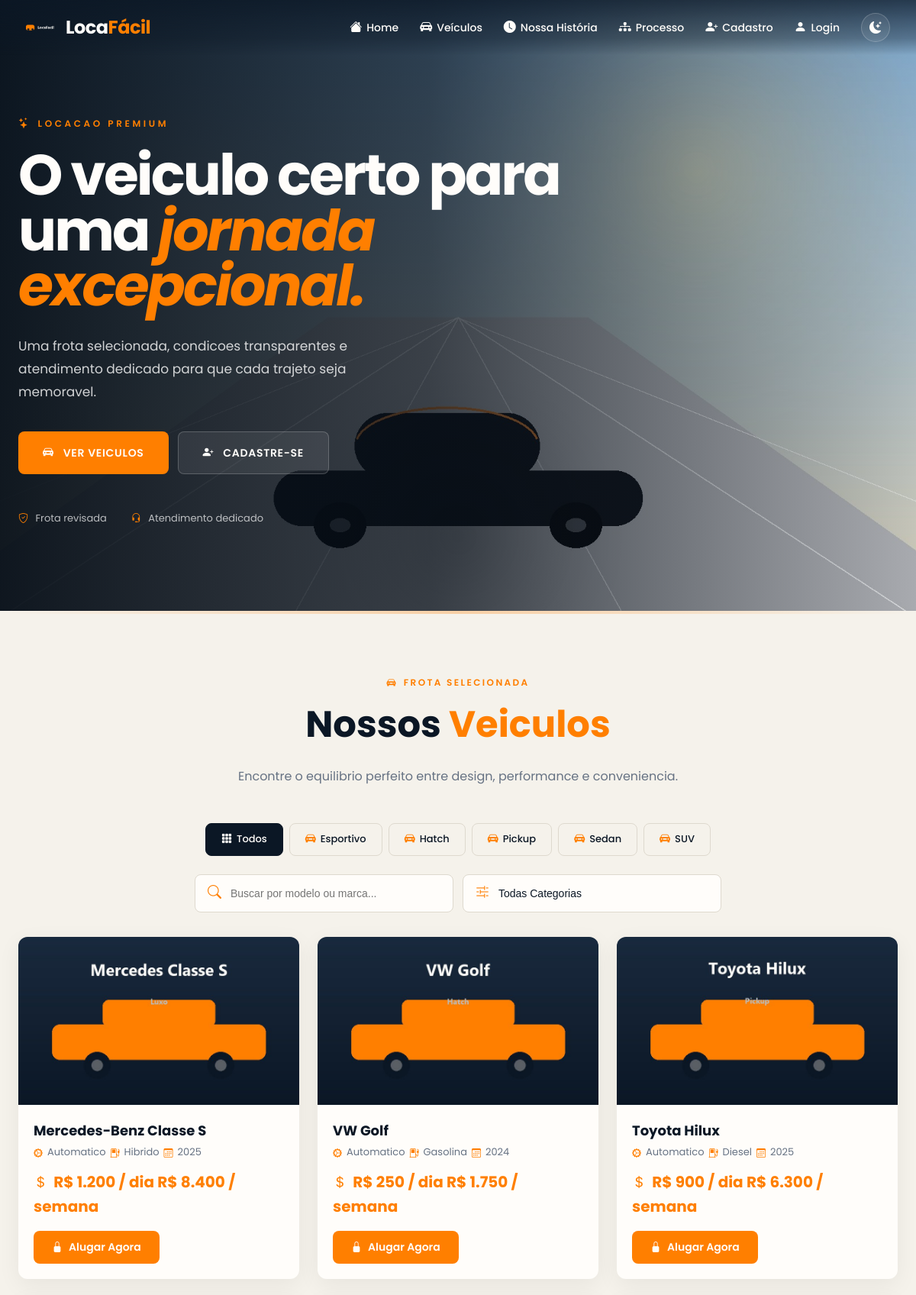
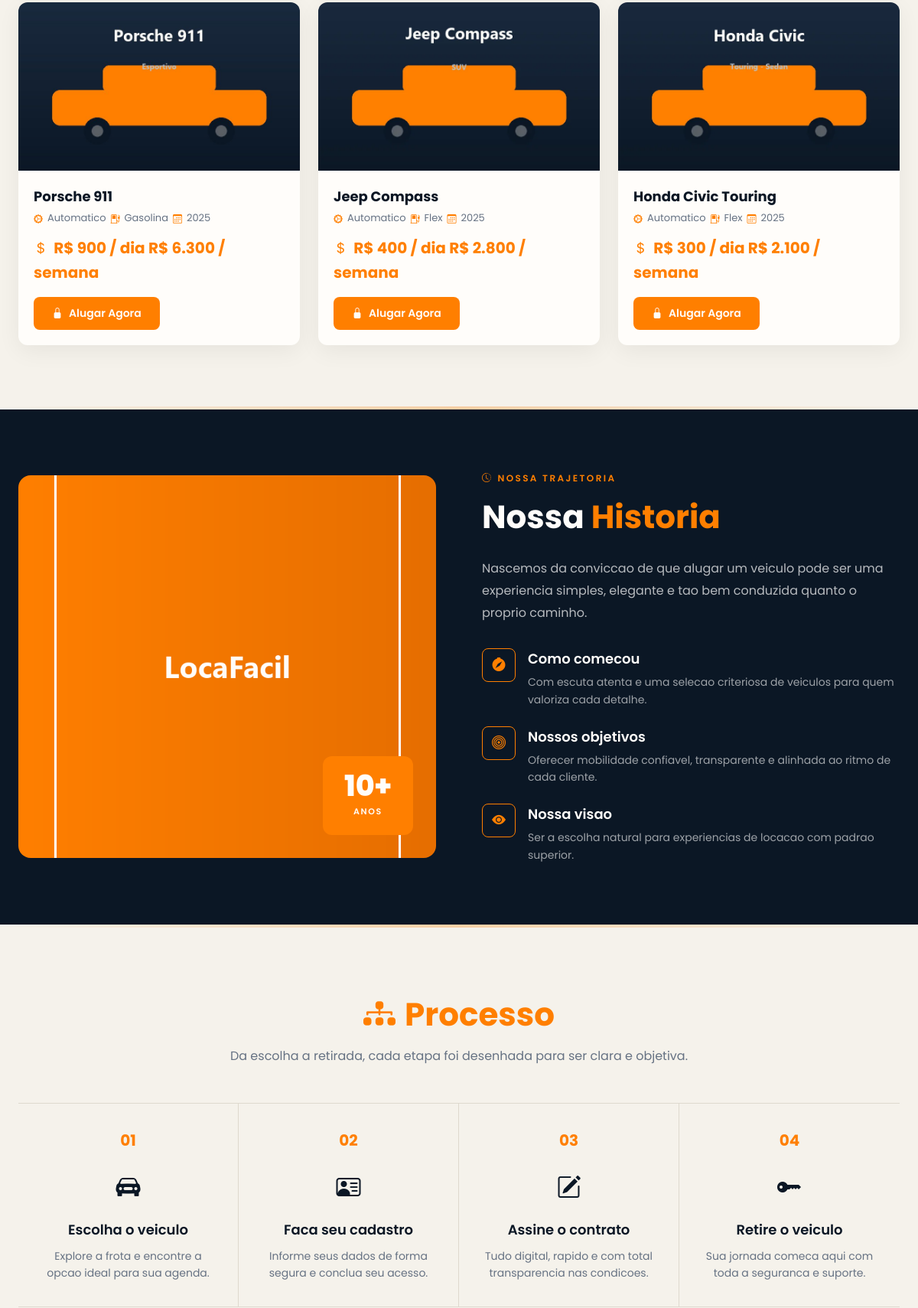
The page / (upper part) on the database its author committed (2 pictures, top to bottom).
### tables this page shows
CREATE TABLE IF NOT EXISTS categorias (
    id INT AUTO_INCREMENT PRIMARY KEY,
    nome VARCHAR(80) NOT NULL UNIQUE,
    slug VARCHAR(80) NOT NULL UNIQUE,
    descricao VARCHAR(300),
    ativa ENUM('sim', 'nao') DEFAULT 'sim' NOT NULL,
    createdAt TIMESTAMP DEFAULT CURRENT_TIMESTAMP,
    updatedAt TIMESTAMP DEFAULT CURRENT_TIMESTAMP ON UPDATE CURRENT_TIMESTAMP
);

CREATE TABLE IF NOT EXISTS veiculos (
    id INT AUTO_INCREMENT PRIMARY KEY,
    categoriaId INT NOT NULL,
    marca VARCHAR(80) NOT NULL,
    modelo VARCHAR(120) NOT NULL,
    placa VARCHAR(12) NOT NULL UNIQUE,
    ano INT NOT NULL,
    transmissao ENUM('automatico', 'manual') NOT NULL,
    combustivel ENUM('flex', 'gasolina', 'diesel', 'eletrico', 'hibrido') NOT NULL,
    passageiros INT NOT NULL,
    diaria DECIMAL(10, 2) NOT NULL,
    imagemUrl VARCHAR(500),
    descricao TEXT,
    status ENUM('disponivel', 'reservado', 'manutencao', 'inativo') DEFAULT 'disponivel' NOT NULL,
    createdAt TIMESTAMP DEFAULT CURRENT_TIMESTAMP,
    updatedAt TIMESTAMP DEFAULT CURRENT_TIMESTAMP ON UPDATE CURRENT_TIMESTAMP,
    FOREIGN KEY (categoriaId) REFERENCES categorias(id) ON DELETE RESTRICT ON UPDATE CASCADE,
    INDEX idx_categoria (categoriaId),
    INDEX idx_status (status)
);

### includes/auth.php (called while the page is built, shortened)
<?php
function getUsuarioLogado() {
    return null;
}
?>

### index.php (the view, shortened to what this page needs)
<?php
require_once __DIR__ . '/includes/auth.php';
require_once __DIR__ . '/includes/reservas.php';
$usuario = getUsuarioLogado();
$stmt = $pdo->query("SELECT * FROM categorias WHERE ativa = 'sim' ORDER BY nome");
$categorias = $stmt->fetchAll();
$stmt = $pdo->query("SELECT v.*, c.nome as categoria_nome, c.slug as categoria_slug
                    FROM veiculos v
                    JOIN categorias c ON v.categoriaId = c.id
                    WHERE v.status = 'disponivel'
                    ORDER BY v.id DESC");
$veiculos = $stmt->fetchAll();
$imagensVeiculos = [
    1 => 'honda.webp',
    2 => 'jeep.webp',
    3 => 'porsche-911.jpg',
    4 => 'Toyota.jpg',
    5 => 'hatch.jpg',
    6 => 'luxo.jpg'
];
function getImagemVeiculo($id) {
    global $imagensVeiculos;
    return isset($imagensVeiculos[$id]) ? 'imagens/' . $imagensVeiculos[$id] : 'imagens/carro-padrao.jpg';
}
?>
<!DOCTYPE html>
<html lang="pt-BR">
<head>
    <link rel="stylesheet" href="https://cdn.jsdelivr.net/npm/bootstrap-icons@1.11.3/font/bootstrap-icons.min.css">
    <link rel="stylesheet" href="css/veiculos.css">
</head>
<body>
    <header id="header">
        <div class="header-container">
            <div class="logo">
                <img src="imagens/carro png.png" alt="LocaFácil" />
                <span>Loca<span>Fácil</span></span>
            </div>
            <nav id="nav-desktop">
                <a href="#home"><i class="bi bi-house-fill"></i> Home</a>
                <a href="#veiculos"><i class="bi bi-car-front-fill"></i> Veículos</a>
                <a href="#historia"><i class="bi bi-clock-fill"></i> Nossa História</a>
                <a href="#processo"><i class="bi bi-diagram-3-fill"></i> Processo</a>
                <?php if (!$usuario): ?>
                    <a href="#cadastro"><i class="bi bi-person-plus-fill"></i> Cadastro</a>
                <?php endif; ?>
                <?php if ($usuario): ?>
                    <div class="user-menu" id="userMenu">
                        <button class="user-menu-toggle" onclick="toggleUserMenu()">
                            <i class="bi bi-person-circle"></i>
                            <span><?php echo htmlspecialchars($usuario['nome']); ?></span>
                            <?php if ($usuario['nivel'] === 'vip'): ?>
                                <i class="bi bi-star-fill selo-vip" title="Cliente VIP"></i>
                            <?php endif; ?>
                            <i class="bi bi-chevron-down seta"></i>
                        </button>
                        <div class="user-menu-dropdown" id="userMenuDropdown">
                            <div class="user-menu-info">
                                <strong>
                                    <?php echo htmlspecialchars($usuario['nome']); ?>
                                    <?php if ($usuario['nivel'] === 'vip'): ?>
                                        <span class="badge-vip"><i class="bi bi-star-fill"></i> VIP</span>
                                    <?php endif; ?>
                                </strong>
                                <small><?php echo htmlspecialchars($usuario['email']); ?></small>
                            </div>
                            <a href="#reservas" onclick="fecharUserMenu()"><i class="bi bi-journal-check"></i> Minhas Reservas</a>
                            <a href="javascript:void(0)" onclick="fecharUserMenu(); toggleConfiguracoes();"><i class="bi bi-gear-fill"></i> Configurações</a>
                            <a href="javascript:void(0)" onclick="logout()" class="sair"><i class="bi bi-box-arrow-right"></i> Sair</a>
                        </div>
                    </div>
                <?php else: ?>
                    <a href="#login" onclick="toggleLogin()"><i class="bi bi-person-fill"></i> Login</a>
                <?php endif; ?>
                <button class="theme-toggle" id="themeToggle" onclick="toggleTheme()" aria-label="Alternar tema claro/escuro">
                    <i class="bi bi-moon-stars-fill"></i>
                </button>
            </nav>
        </div>
    </header>
    <main>
        <section id="home" class="hero" data-banner-claro="imagens/banner-light.jpg" data-banner-escuro="imagens/banner.jpg" style="background-image: url('imagens/banner.jpg');">
            <div class="hero-overlay"></div>
            <div class="hero-content">
                <span class="subtitulo"><i class="bi bi-stars"></i> LOCACAO PREMIUM</span>
                <h1>O veiculo certo para uma <span>jornada excepcional.</span></h1>
                <p>Uma frota selecionada, condicoes transparentes e atendimento dedicado para que cada trajeto seja memoravel.</p>
                <div class="hero-buttons">
                    <a href="#veiculos" class="btn-primary">
                        <i class="bi bi-car-front-fill"></i> Ver veiculos
                    </a>
                    <?php if ($usuario): ?>
                        <a href="#reservas" class="btn-secondary">
                            <i class="bi bi-journal-check"></i> Minhas Reservas
                        </a>
                    <?php else: ?>
                        <a href="#cadastro" class="btn-secondary">
                            <i class="bi bi-person-plus-fill"></i> Cadastre-se
                        </a>
                    <?php endif; ?>
                </div>
                <div class="hero-assurances">
                    <span><i class="bi bi-shield-check"></i> Frota revisada</span>
                    <span><i class="bi bi-headset"></i> Atendimento dedicado</span>
                </div>
            </div>
        </section>
        <div class="section-divider"></div>
        <section id="veiculos" class="veiculos">
            <div class="titulo-veiculos">
                <span><i class="bi bi-car-front-fill"></i> Frota selecionada</span>
                <h2>Nossos <strong>Veiculos</strong></h2>
                <p>Encontre o equilibrio perfeito entre design, performance e conveniencia.</p>
            </div>
            <div class="filtros" id="filtros">
                <button class="ativo" data-filter="todos"><i class="bi bi-grid-3x3-gap-fill"></i> Todos</button>
                <?php foreach ($categorias as $cat): ?>
                    <button data-filter="<?php echo htmlspecialchars($cat['slug']); ?>">
                        <i class="bi bi-car-front-fill"></i> <?php echo htmlspecialchars($cat['nome']); ?>
                    </button>
                <?php endforeach; ?>
            </div>
            <div class="pesquisa-filtros">
                <div class="campo-busca">
                    <i class="bi bi-search"></i>
                    <input type="text" id="pesquisaVeiculo" placeholder="Buscar por modelo ou marca..." />
                </div>
                <div class="campo-select">
                    <i class="bi bi-sliders2"></i>
                    <select id="categoriaSelect">
                        <option value="todos">Todas Categorias</option>
                    </select>
                </div>
            </div>
            <div class="grid-veiculos" id="gridVeiculos">
                <?php foreach ($veiculos as $v):
                    $imagem = getImagemVeiculo($v['id']);
                ?>
                    <div class="card-veiculo" data-categoria="<?php echo htmlspecialchars($v['categoria_slug']); ?>" data-id="<?php echo $v['id']; ?>">
                        <img src="<?php echo $imagem; ?>" alt="<?php echo htmlspecialchars($v['marca'] . ' ' . $v['modelo']); ?>" loading="lazy" />
                        <div class="info">
                            <h3><?php echo htmlspecialchars($v['marca'] . ' ' . $v['modelo']); ?></h3>
                            <p><i class="bi bi-gear-wide-connected"></i> <?php echo $v['transmissao'] == 'automatico' ? 'Automatico' : 'Manual'; ?> <i class="bi bi-fuel-pump"></i> <?php echo ucfirst($v['combustivel']); ?> <i class="bi bi-calendar3"></i> <?php echo $v['ano']; ?></p>
                            <span><i class="bi bi-currency-dollar"></i> R$ <?php echo number_format($v['diaria'], 0, ',', '.'); ?> / dia <br> R$ <?php echo number_format($v['diaria'] * 7, 0, ',', '.'); ?> / semana</span>
                            <?php if ($usuario): ?>
                                <a href="#" onclick='abrirReserva(<?php echo (int) $v['id']; ?>, <?php echo json_encode($v['marca'] . ' ' . $v['modelo'], JSON_HEX_APOS | JSON_HEX_QUOT); ?>, <?php echo (float) $v['diaria']; ?>); return false;'><i class="bi bi-arrow-right-circle-fill"></i> Alugar Agora</a>
                            <?php else: ?>
                                <a href="#" onclick="toggleLogin()"><i class="bi bi-lock-fill"></i> Alugar Agora</a>
                            <?php endif; ?>
                        </div>
                    </div>
                <?php endforeach; ?>
            </div>
        </section>
        <div class="section-divider"></div>
        <section id="historia" class="about">
            <div class="about-container">
                <div class="about-image">
                    <img src="imagens/botão.png" alt="Nossa Historia" loading="lazy" />
                    <div class="experience">
                        <h2>10+</h2>
                        <span>ANOS</span>
                    </div>
                </div>
                <div class="about-content">
                    <small><i class="bi bi-clock-history"></i> Nossa trajetoria</small>
                    <h2>Nossa <span>Historia</span></h2>
                    <p>Nascemos da conviccao de que alugar um veiculo pode ser uma experiencia simples, elegante e tao bem conduzida quanto o proprio caminho.</p>
                    <div class="info">
                        <div>
                            <div class="icon"><i class="bi bi-compass-fill"></i></div>
                            <div>
                                <h3>Como comecou</h3>
                                <p>Com escuta atenta e uma selecao criteriosa de veiculos para quem valoriza cada detalhe.</p>
                            </div>
                        </div>
                        <div>
                            <div class="icon"><i class="bi bi-bullseye"></i></div>
                            <div>
                                <h3>Nossos objetivos</h3>
                                <p>Oferecer mobilidade confiavel, transparente e alinhada ao ritmo de cada cliente.</p>
                            </div>
                        </div>
                        <div>
                            <div class="icon"><i class="bi bi-eye-fill"></i></div>
                            <div>
                                <h3>Nossa visao</h3>
                                <p>Ser a escolha natural para experiencias de locacao com padrao superior.</p>
                            </div>
                        </div>
                    </div>
                </div>
            </div>
        </section>
        <div class="section-divider"></div>
        <section id="processo">
            <div class="container2">
                <h2><i class="bi bi-diagram-3-fill"></i> Processo</h2>
                <p>Da escolha a retirada, cada etapa foi desenhada para ser clara e objetiva.</p>
                <div class="processo-passos">
                    <div class="passo">
                        <span class="numero">01</span>
                        <i class="bi bi-car-front-fill"></i>
                        <h3>Escolha o veiculo</h3>
                        <p>Explore a frota e encontre a opcao ideal para sua agenda.</p>
                    </div>
                    <div class="passo">
                        <span class="numero">02</span>
                        <i class="bi bi-person-vcard"></i>
                        <h3>Faca seu cadastro</h3>
                        <p>Informe seus dados de forma segura e conclua seu acesso.</p>
                    </div>
                    <div class="passo">
                        <span class="numero">03</span>
                        <i class="bi bi-pencil-square"></i>
                        <h3>Assine o contrato</h3>
                        <p>Tudo digital, rapido e com total transparencia nas condicoes.</p>
                    </div>
                    <div class="passo">
                        <span class="numero">04</span>
                        <i class="bi bi-key-fill"></i>
                        <h3>Retire o veiculo</h3>
                        <p>Sua jornada comeca aqui com toda a seguranca e suporte.</p>
                    </div>
                </div>
            </div>
        </section>
    </main>
</body>
</html>

### rows shown on the page
categorias: nome "Esportivo"
categorias: nome "Hatch"
categorias: nome "Pickup"
categorias: nome "Sedan"
categorias: nome "SUV"
veiculos: shows a picture, marca+modelo "Mercedes-Benz Classe S", transmissao "Automatico", combustivel "Hibrido", ano "2025", diaria "1.200", $v['diaria']*7 "8.400"
veiculos: shows a picture, marca+modelo "VW Golf", transmissao "Automatico", combustivel "Gasolina", ano "2024", diaria "250", $v['diaria']*7 "1.750"
veiculos: marca+modelo (picture), marca+modelo "Toyota Hilux", transmissao "Automatico", combustivel "Diesel", ano "2025", diaria "900", $v['diaria']*7 "6.300"
veiculos: shows a picture, marca+modelo "Porsche 911", transmissao "Automatico", combustivel "Gasolina", ano "2025", diaria "900", $v['diaria']*7 "6.300"
veiculos: shows a picture, marca+modelo "Jeep Compass", transmissao "Automatico", combustivel "Flex", ano "2025", diaria "400", $v['diaria']*7 "2.800"
veiculos: shows a picture, marca+modelo "Honda Civic Touring", transmissao "Automatico", combustivel "Flex", ano "2025", diaria "300", $v['diaria']*7 "2.100"
